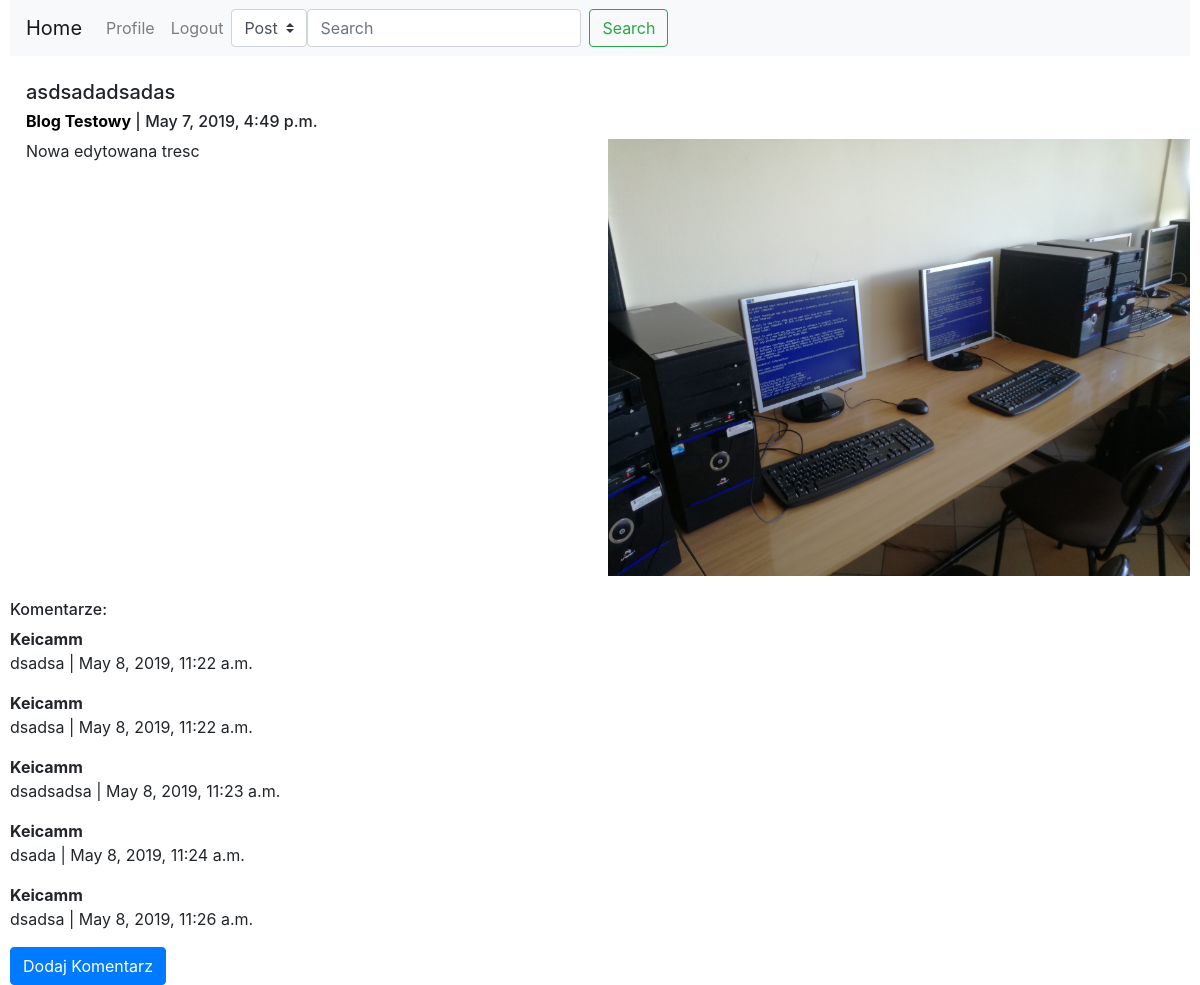
Page /post/22/ (signed in) on the committed database.
### Blog/models.py (models this page shows)
class Post(models.Model):
    IDPost=models.AutoField(primary_key=True)
    Tytul=models.CharField(max_length=128)
    Tresc=models.TextField()
    Data=models.DateTimeField(default=timezone.now)
    IDBlog=models.ForeignKey(Blog,on_delete=models.CASCADE)
    Haslo=models.CharField(max_length=8,blank=True)
    Obraz=models.ImageField(upload_to=path_and_renamePost,default='Obrazki/default_pic.jpg',blank=True)

class Blog(models.Model):
    IDBlog=models.AutoField(primary_key=True)
    Nazwa=models.CharField(max_length=128)
    IDAutor=models.ForeignKey(User,on_delete=models.CASCADE)

class Komentarz(models.Model):
    IDKomentarz=models.AutoField(primary_key=True)
    IDUzytkownik=models.ForeignKey(User,on_delete=models.CASCADE)
    IDPost=models.ForeignKey(Post,on_delete=models.CASCADE)
    Data=models.DateTimeField(default=timezone.now)
    Tresc=models.TextField()

### Blog/views.py (the view)
# urls.py: path('post/<int:post_id>/', views.post, name='post'),
def post(request,post_id):
    post = models.Post.objects.get(IDPost=post_id)
    komentarze = models.Komentarz.objects.filter(IDPost=post_id)
    for k in komentarze:
        print(k.Tresc)
        print(k.Data)
        print(k.IDKomentarz)
        print(k.IDUzytkownik)
        print(k.IDPost)
        print(k.IDPost.Tresc)
    if request.method == 'POST':
        haslo = request.POST.get('PasswordCheck',False)
        if post.Haslo == haslo:
            return render(request,'Blog/post.html',{'post':post,'komentarze': komentarze})
        else:
            messages.error(request,'Podano błędne hasło')
            return redirect('home')
    else:
        if post.Haslo!='':
            messages.error(request,'Post chroniony hasłem')
            return redirect('home')
        else:
            return render(request,'Blog/post.html',{'post':post,'komentarze': komentarze})

### Blog/templates/Blog/post.html (shortened to what this page needs)
{%extends "Blog/base.html"%}
{%block content%}
<div class="media">
  <div class="media-body">
    <h5 class="mt-0">{{post.Tytul}}</h5>
    <a class="" href="/blog/{{post.IDBlog.IDBlog}}"><h6 class='mt-0'><strong>{{post.IDBlog.Nazwa}}</strong> </a> | {{post.Data}}</h6>
    <p style="float:left;max-width:50%; white-space: pre-wrap">{{post.Tresc}}</p>
    {%if post.Obraz%}
      <img src="/Obrazki/{{post.Obraz}}" style="float:right;max-width: 50%;">
    {%endif%}
  </div>
</div>
<br>
<h6>Komentarze:</h6>
{%if komentarze%}
{%for komentarz in komentarze%}
<p><strong>{{komentarz.IDUzytkownik.username}}</strong><br>{{komentarz.Tresc}} | {{komentarz.Data}}</p>
{%endfor%}
{%endif%}
{%if user.is_authenticated%}
<button type="button" class="btn btn-primary" data-toggle="modal" data-target="#exampleModalCentered">
    Dodaj Komentarz
  </button>
  {%endif%}
{%endblock content%}

### Blog/static/Blog/style.css (style rules this page uses)
:root { --color-one:#D38B5D; --color-two:#f3ffb6; --color-three:rgb(135, 74, 36); --color-slogan:rgb(101, 48, 17); }
a { color: black; }

### rows in the picture
Post: Tytul "asdsadadsadas", IDBlog.Nazwa "Blog Testowy", Data "May 7, 2019, 4:49 p.m.", Tresc "Nowa edytowana tresc", Obraz (picture)
Komentarz: IDUzytkownik.username "Keicamm", Tresc "dsadsa", Data "May 8, 2019, 11:22 a.m."
Komentarz: IDUzytkownik.username "Keicamm", Tresc "dsadsa", Data "May 8, 2019, 11:22 a.m."
Komentarz: IDUzytkownik.username "Keicamm", Tresc "dsadsadsa", Data "May 8, 2019, 11:23 a.m."
Komentarz: IDUzytkownik.username "Keicamm", Tresc "dsada", Data "May 8, 2019, 11:24 a.m."
Komentarz: IDUzytkownik.username "Keicamm", Tresc "dsadsa", Data "May 8, 2019, 11:26 a.m."
